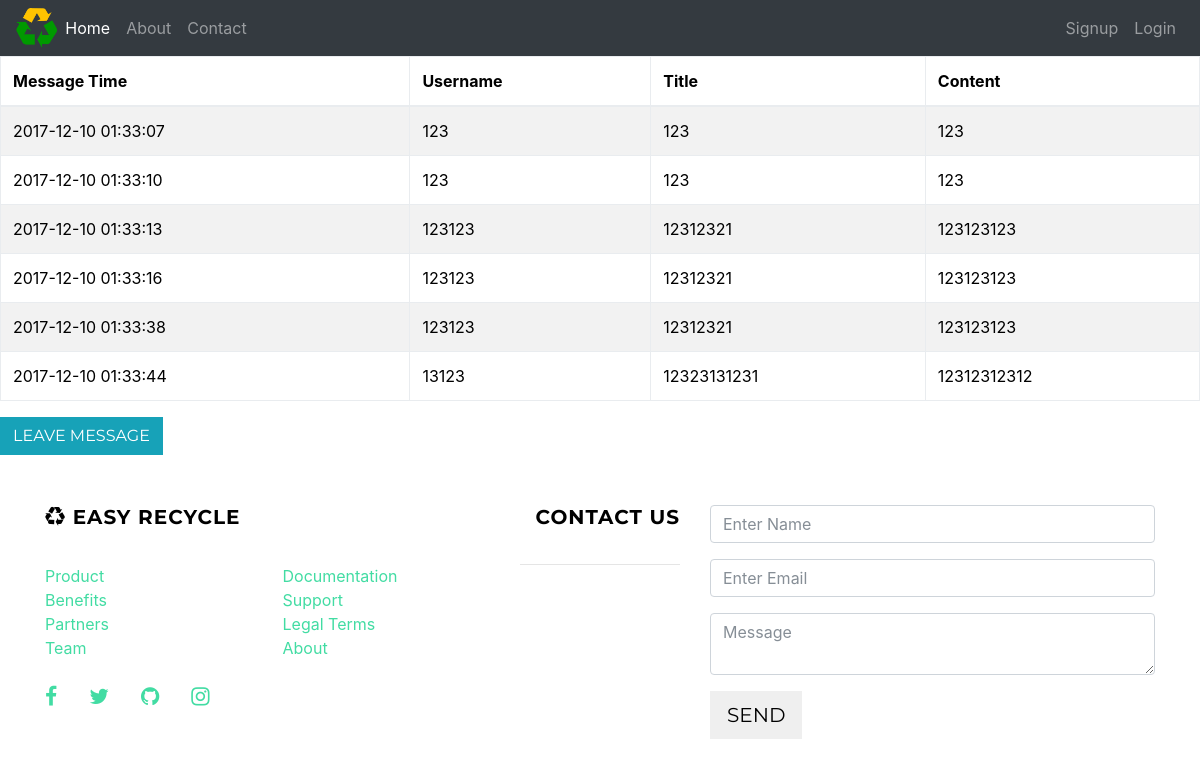
The app's page /feedback/, older data.
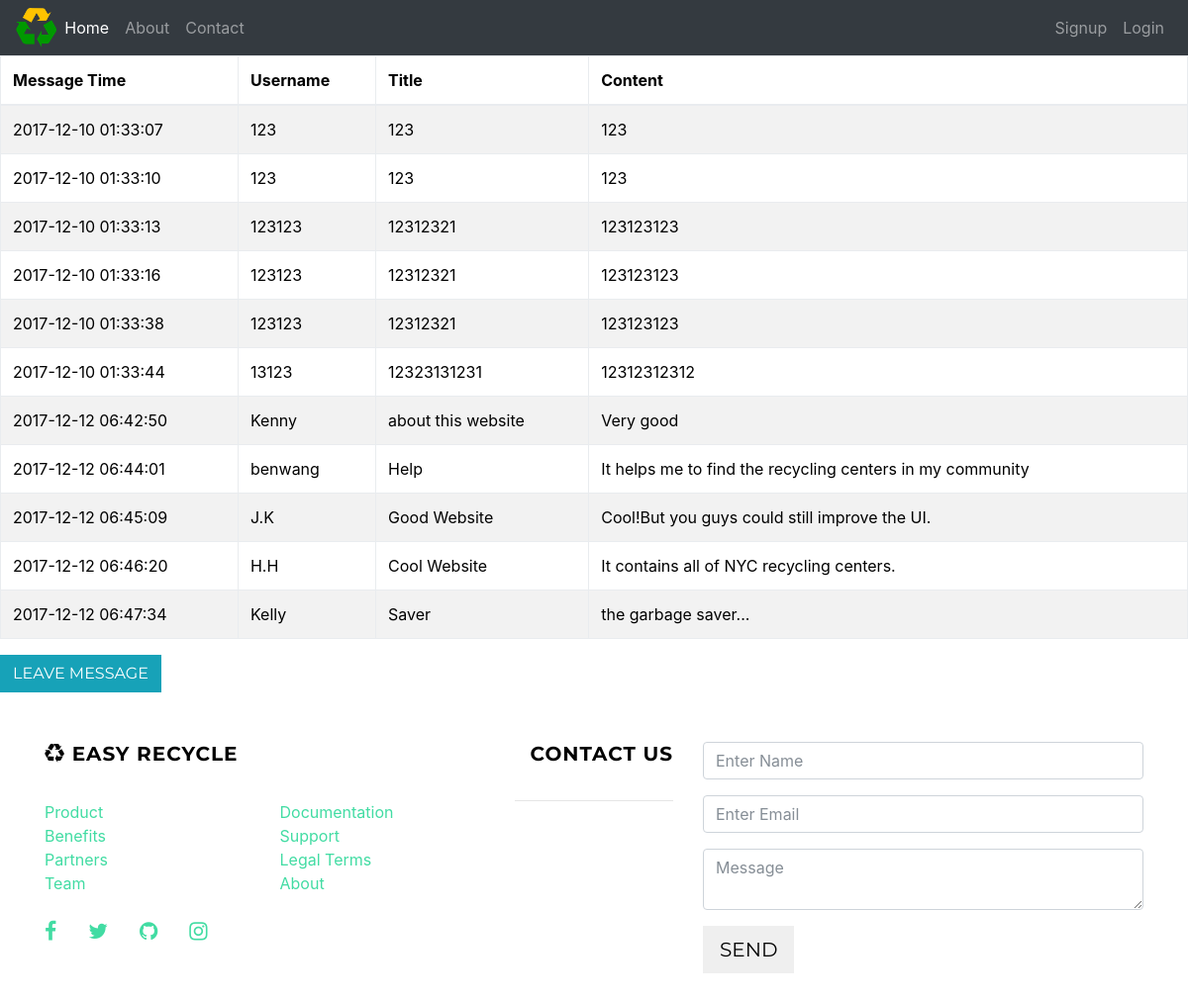
The same page, newer data.
### guestbook/models.py (models this page shows, shortened)
class Message(models.Model):
    username=models.CharField(max_length=256)
    title=models.CharField(max_length=512)
    content=models.TextField(max_length=256)
    publish=models.DateTimeField()

### guestbook/views.py (the view)
# urls.py: url(r'^feedback/',views.feedback,name='feedback'),
def feedback(request):
    messages = models.Message.objects.all()
    return render(request, 'guestbook/feedback.html', {'messages' : messages})

### guestbook/templates/guestbook/feedback.html
{% extends "mainRecycleApp/header.html" %}
{% block body %}
<table class="table table-striped table-bordered table-hover table-condensed">
            <thead>
                <tr class="danger">
                    <th>Message Time</th>
                    <th>Username</th>
                    <th>Title</th>
                    <th>Content</th>
                </tr>
            </thead>
            <tbody>
                {% if messages %}
                    {% for message in messages %}
                        <tr class="{% cycle 'active' 'success' 'warning' 'info' %}">
                            <td>{{ message.publish|date:'Y-m-d H:i:s' }}</td>
                            <td>{{ message.username }}</td>
                            <td>{{ message.title }}</td>
                            <td>{{ message.content }}</td>
                        </tr>
                    {% endfor %}
                {% else %}
                    <tr>
                        <td colspan="4">No Data</td>
                    </tr>
                {% endif %}
            </tbody>
        </table>
        <a class="btn btn-xs btn-info" href="/guestbook/create/">Leave Message</a>
{% endblock body %}

Row changes from the older to the newer data that the page shows:
added Message: publish "2017-12-12 06:42:50", username "Kenny", title "about this website", content "Very good"
added Message: publish "2017-12-12 06:44:01", username "benwang", title "Help", content "It helps me to find the recycling centers in my community"
added Message: publish "2017-12-12 06:45:09", username "J.K", title "Good Website", content "Cool!But you guys could still improve the UI."
added Message: publish "2017-12-12 06:46:20", username "H.H", title "Cool Website", content "It contains all of NYC recycling centers."
added Message: publish "2017-12-12 06:47:34", username "Kelly", title "Saver", content "the garbage saver..."
